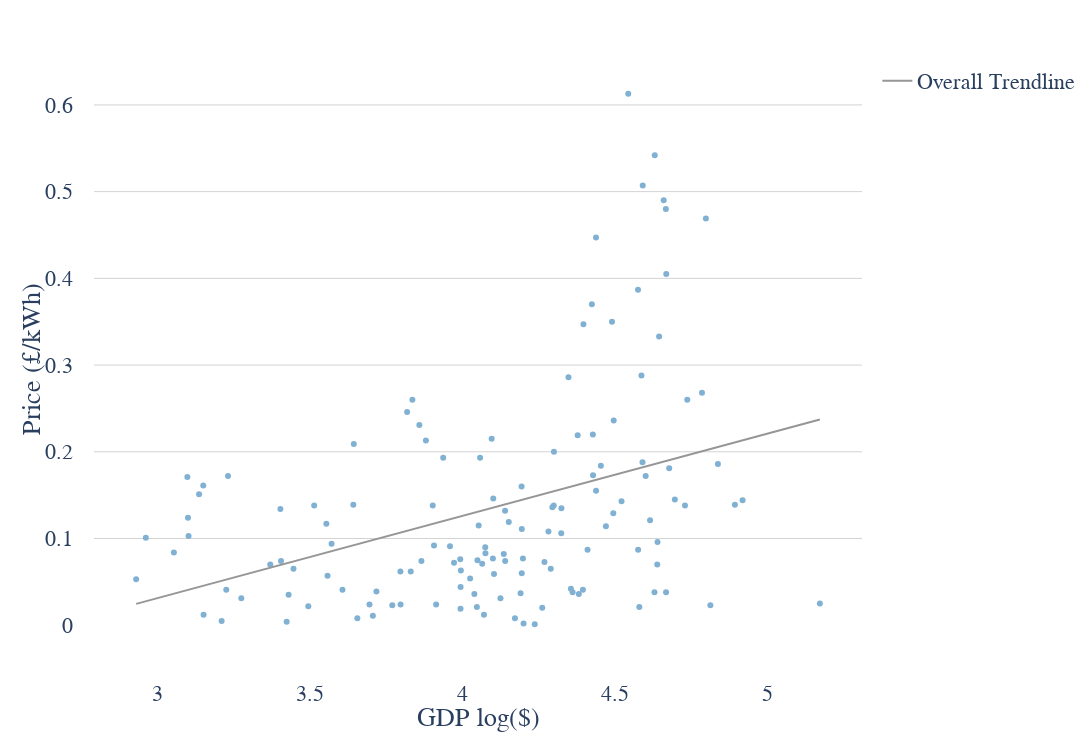

Notebook source saved alongside this figure:
### Code cell
scatter_chart(data=joined_energy_data, x_var='gdp_per_cap_log', y_var='price', x_label='GDP log($)', y_label='Price (£/kWh)', hover_labels='country')

### Figure 1 — Plotly figure (JSON) as saved in the notebook; plotly's stock layout.template omitted (floating-point values rounded to 4 significant figures; data arrays with more than 128 entries replaced by an {"elided": "..."} marker saying what was removed)
{"data": [{"customdata": {"elided": "144x1 str values"}, "hovertemplate": "GDP log($)=%{x}<br>Price (£/kWh)=%{y}<br>country=%{customdata[0]}<extra></extra>", "legendgroup": "", "marker": {"color": "#80b1d3", "symbol": "circle"}, "mode": "markers", "name": "", "orientation": "v", "showlegend": false, "type": "scatter", "x": {"elided": "144 float values"}, "xaxis": "x", "y": {"elided": "144 float values"}, "yaxis": "y"}, {"hovertemplate": "<b>OLS trendline</b><br>price = 0.0948339 * gdp_per_cap_log + -0.253394<br>R<sup>2</sup>=0.141958<br><br>GDP log($)=%{x}<br>Price (£/kWh)=%{y} <b>(trend)</b><extra></extra>", "legendgroup": "Overall Trendline", "line": {"color": "#969696"}, "mode": "lines", "name": "Overall Trendline", "showlegend": true, "type": "scatter", "x": {"elided": "134 float values"}, "xaxis": "x", "y": {"elided": "134 float values"}, "yaxis": "y"}], "layout": {"font": {"family": "Arial", "size": 22}, "height": 750, "legend": {"tracegroupgap": 0}, "margin": {"pad": 20, "t": 60}, "paper_bgcolor": "white", "plot_bgcolor": "white", "width": 1400, "xaxis": {"anchor": "y", "domain": [0, 1], "showgrid": false, "title": {"text": "GDP log($)"}}, "yaxis": {"anchor": "x", "domain": [0, 1], "gridcolor": "LightGrey", "gridwidth": 1, "showgrid": true, "title": {"text": "Price (£/kWh)"}}}}
